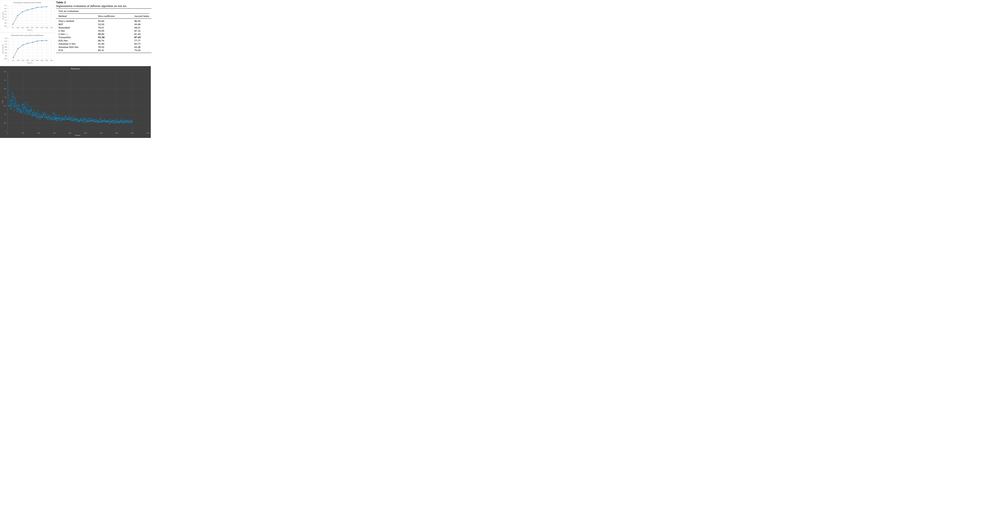
#> input picture PicturesBloodCells.png, 1000 x 522 px, shrunk from 8776 x 4584 before the run; its folder holds only this picture in this run
$ python class_distro.py .
#> lines starting #> are read from the running program, lines starting #| are printed output that depends on the picture
#!/usr/bin/env python3
"""
Binary Mask Class Distribution Analyzer

This script analyzes binary mask images (PNG files with 0s and 1s) to:
1. Calculate class distribution for each image
2. Generate a histogram showing distribution across all images in a folder
3. Provide summary statistics

Requirements:
- numpy
- opencv-python (cv2)
- matplotlib
- Pillow (PIL)
"""

import os
import numpy as np
import cv2
import matplotlib.pyplot as plt
from PIL import Image
import argparse
from pathlib import Path
import pandas as pd

def analyze_single_mask(image_path):
    """
    Analyze a single binary mask image and return class distribution.

    Args:
        image_path (str): Path to the binary mask image

    Returns:
        dict: Dictionary containing class distribution info
    """
    try:
        # Load image using PIL to handle various formats better
        img = Image.open(image_path)
#> img is the input picture: PIL image 1000x522 RGB; mean R, G, B 250.8, 250.9, 250.9

        # Convert to numpy array
        mask = np.array(img)

        # Handle different image formats (RGB, RGBA, grayscale)
        if len(mask.shape) == 3:
            # Convert to grayscale if multi-channel
            mask = cv2.cvtColor(mask, cv2.COLOR_RGB2GRAY)

        # Ensure binary (convert to 0s and 1s)
        mask = (mask > 0).astype(np.uint8)
#> mask: shape (522, 1000); every value is 1

        # Calculate class distribution
        total_pixels = mask.size
#> total_pixels = 522000
        class_1_pixels = np.sum(mask)
#> class_1_pixels = 522000
        class_0_pixels = total_pixels - class_1_pixels
#> class_0_pixels = 0

        class_1_ratio = class_1_pixels / total_pixels
#> class_1_ratio = 1
        class_0_ratio = class_0_pixels / total_pixels
#> class_0_ratio = 0

        return {
            'filename': os.path.basename(image_path),
            'total_pixels': total_pixels,
            'class_0_pixels': class_0_pixels,
            'class_1_pixels': class_1_pixels,
            'class_0_ratio': class_0_ratio,
            'class_1_ratio': class_1_ratio,
            'image_shape': mask.shape
        }

    except Exception as e:
        print(f"Error processing {image_path}: {str(e)}")
        return None

def analyze_folder(folder_path, output_dir=None):
    """
    Analyze all PNG files in a folder and generate statistics and visualizations.

    Args:
        folder_path (str): Path to folder containing PNG mask files
        output_dir (str): Directory to save output files (optional)
    """
    folder_path = Path(folder_path)
    if not folder_path.exists():
        raise ValueError(f"Folder {folder_path} does not exist")

    # Find all PNG files
    png_files = list(folder_path.glob("*.png"))
    if not png_files:
        raise ValueError(f"No PNG files found in {folder_path}")

    print(f"Found {len(png_files)} PNG files to analyze...")

    # Analyze each image
    results = []
    for img_path in png_files:
        result = analyze_single_mask(img_path)
#> result = {'filename': 'PicturesBloodCells.png', 'total_pixels': 522000, 'class_0_pixels': 0, 'class_1_pixels': 522000, 'class_0_ratio': 0, 'class_1_ratio': 1, 'image_shape': (522, 1000)}
        if result:
            results.append(result)

    if not results:
        raise ValueError("No valid mask images were processed")

    # Convert to DataFrame for easier analysis
    df = pd.DataFrame(results)
#> df = table of 1 rows and 7 columns

    # Print summary statistics
    print("\n" + "="*60)
    print("SUMMARY STATISTICS")
    print("="*60)
    print(f"Total images processed: {len(results)}")
#| Total images processed: 1
    print(f"Average Blood Cell ratio: {df['class_1_ratio'].mean():.4f}")
#| Average Blood Cell ratio: 1.0000
    print(f"Std dev Blood Cell ratio: {df['class_1_ratio'].std():.4f}")
#| Std dev Blood Cell ratio: nan
    print(f"Min Blood Cell ratio: {df['class_1_ratio'].min():.4f}")
#| Min Blood Cell ratio: 1.0000
    print(f"Max Blood Cell ratio: {df['class_1_ratio'].max():.4f}")
#| Max Blood Cell ratio: 1.0000
    print(f"Median Blood Cell ratio: {df['class_1_ratio'].median():.4f}")
#| Median Blood Cell ratio: 1.0000

    # Create visualizations
    fig, axes = plt.subplots(2, 2, figsize=(15, 12))
    fig.suptitle('Binary Mask Class Distribution Analysis', fontsize=16, fontweight='bold')

    # 1. Histogram of Blood Cell ratios
    axes[0, 0].hist(df['class_1_ratio'], bins=30, alpha=0.7, color='skyblue', edgecolor='black')
    axes[0, 0].set_title('Distribution of Blood Cell Ratios')
    axes[0, 0].set_xlabel('Blood Cell Ratio')
    axes[0, 0].set_ylabel('Number of Images')
    axes[0, 0].grid(True, alpha=0.3)

    # 2. Bar plot of individual images (showing top 20 if too many)
    display_df = df.head(20) if len(df) > 20 else df
#> display_df = table of 1 rows and 7 columns
    x_pos = range(len(display_df))
    axes[0, 1].bar(x_pos, display_df['class_1_ratio'], alpha=0.7, color='lightcoral')
    axes[0, 1].set_title(f'Blood Cell Ratio per Image {"(First 20)" if len(df) > 20 else ""}')
    axes[0, 1].set_xlabel('Image Index')
    axes[0, 1].set_ylabel('Blood Cell Ratio')
    axes[0, 1].tick_params(axis='x', rotation=45)

    # 3. Box plot
    axes[1, 0].boxplot([df['class_0_ratio'], df['class_1_ratio']],
                       labels=['Backround', 'Blood Cell'])
    axes[1, 0].set_title('Box Plot of Class Ratios')
    axes[1, 0].set_ylabel('Ratio')
    axes[1, 0].grid(True, alpha=0.3)

    # 4. Scatter plot of class ratios
    axes[1, 1].scatter(df['class_0_ratio'], df['class_1_ratio'], alpha=0.6, color='green')
    axes[1, 1].set_title('Backround vs Blood Cell Ratios')
    axes[1, 1].set_xlabel('Backround Ratio')
    axes[1, 1].set_ylabel('Blood Cell Ratio')
    axes[1, 1].grid(True, alpha=0.3)

    plt.tight_layout()

    # Save outputs if output directory is specified
    if output_dir:
        output_dir = Path(output_dir)
        output_dir.mkdir(exist_ok=True)

        # Save plot
        plot_path = output_dir / 'class_distribution_analysis.png'
        plt.savefig(plot_path, dpi=300, bbox_inches='tight')
        print(f"Plot saved to: {plot_path}")

        # Save detailed CSV
        csv_path = output_dir / 'detailed_analysis.csv'
        df.to_csv(csv_path, index=False)
        print(f"Detailed analysis saved to: {csv_path}")

        # Save summary statistics
        summary_path = output_dir / 'summary_statistics.txt'
        with open(summary_path, 'w') as f:
            f.write("Binary Mask Class Distribution Analysis\n")
            f.write("="*50 + "\n\n")
            f.write(f"Total images processed: {len(results)}\n")
            f.write(f"Average Blood Cell ratio: {df['class_1_ratio'].mean():.4f}\n")
            f.write(f"Std dev Blood Cell ratio: {df['class_1_ratio'].std():.4f}\n")
            f.write(f"Min Blood Cell ratio: {df['class_1_ratio'].min():.4f}\n")
            f.write(f"Max Blood Cell ratio: {df['class_1_ratio'].max():.4f}\n")
            f.write(f"Median Blood Cell ratio: {df['class_1_ratio'].median():.4f}\n\n")

            # Add quartile information
            f.write("Quartile Information:\n")
            f.write(f"25th percentile: {df['class_1_ratio'].quantile(0.25):.4f}\n")
            f.write(f"75th percentile: {df['class_1_ratio'].quantile(0.75):.4f}\n")

        print(f"Summary statistics saved to: {summary_path}")

    plt.show()
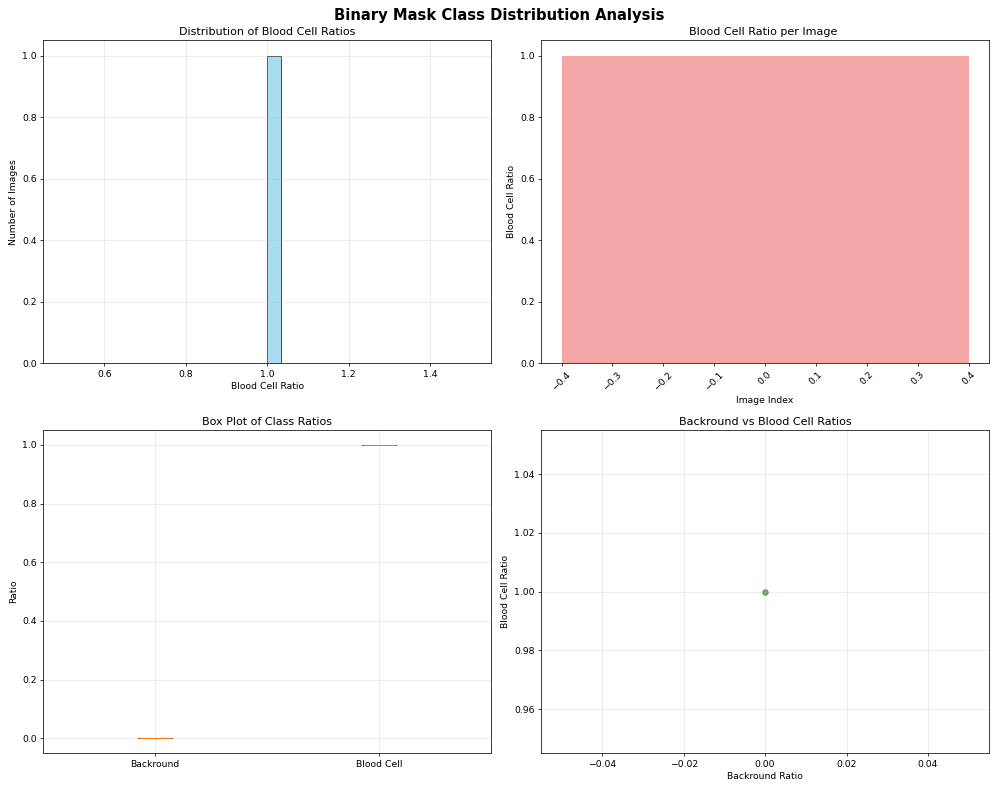
#> figure drawn by matplotlib, 4 panels; panel 1: tallest bar 1 high, from x = 1 to 1.03

    return df

def main():
    """Main function to handle command line arguments and run analysis."""
    parser = argparse.ArgumentParser(
        description="Analyze binary mask images for class distribution",
        formatter_class=argparse.RawDescriptionHelpFormatter,
        epilog="""
Examples:
  python mask_analyzer.py /path/to/masks/
  python mask_analyzer.py /path/to/masks/ --output /path/to/output/
  python mask_analyzer.py /path/to/masks/ -o results/
        """
    )

    parser.add_argument('folder_path',
                       help='Path to folder containing PNG mask files')
    parser.add_argument('-o', '--output',
                       help='Output directory for saving results (optional)')

    args = parser.parse_args()

    try:
        df = analyze_folder(args.folder_path, args.output)
#> df = table of 1 rows and 7 columns
        print(f"\nAnalysis complete! Processed {len(df)} images.")
#| Analysis complete! Processed 1 images.

    except Exception as e:
        print(f"Error: {str(e)}")
        return 1

    return 0

if __name__ == "__main__":
    exit(main())
#> (the program exits here)
